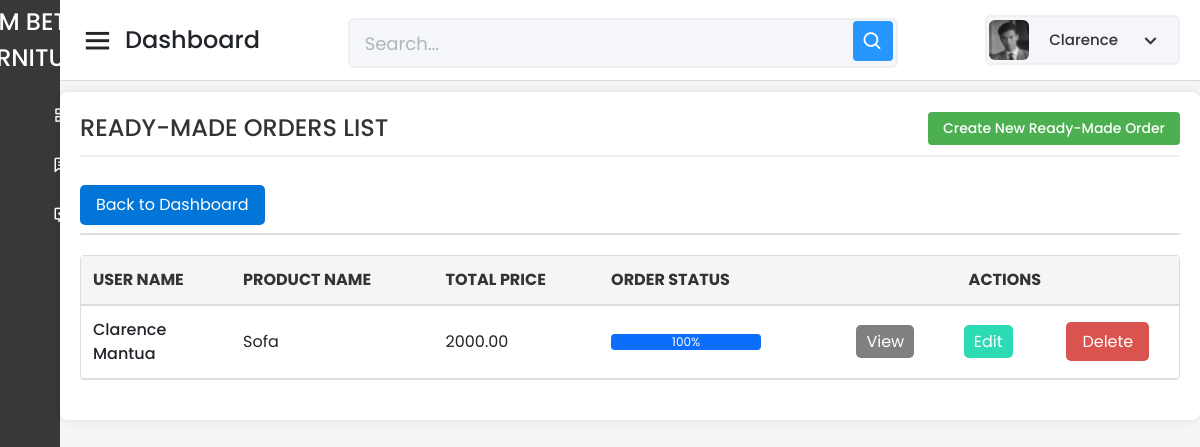
Before: /Capstone_Admin/readymade/read-all-readymade-form.php (signed in) with the older database file.
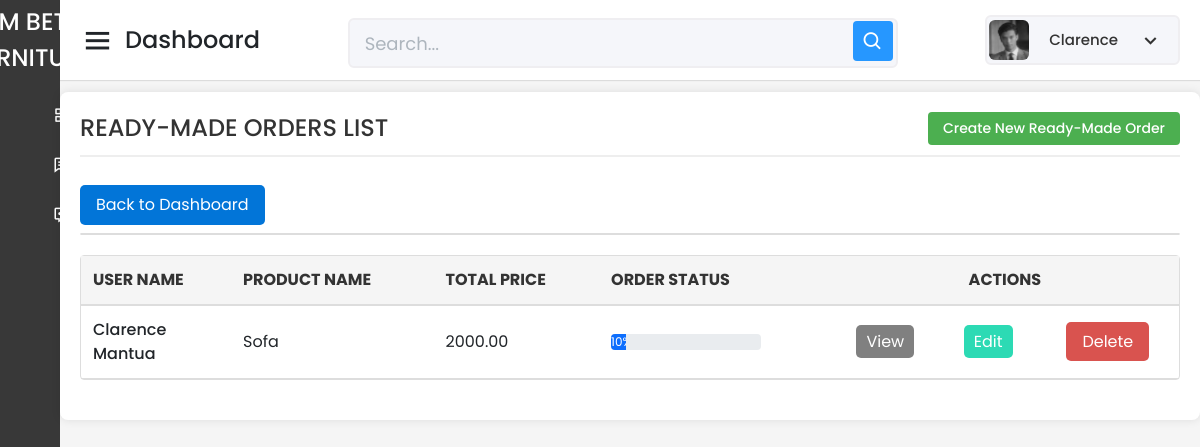
After: the same page with the newer database file.
### tables this page shows
CREATE TABLE `tbl_ready_made_orders` (
  `ReadyMadeOrder_ID` int(11) NOT NULL AUTO_INCREMENT,
  `Product_ID` int(11) NOT NULL,
  `User_ID` varchar(150) NOT NULL,
  `Quantity` int(11) NOT NULL,
  `Total_Price` decimal(10,2) NOT NULL,
  `Order_Status` int(3) NOT NULL DEFAULT 0,
  `Order_Date` timestamp NOT NULL DEFAULT current_timestamp(),
  `Product_Status` int(3) NOT NULL DEFAULT 0,
  `Progress_Pic_10` varchar(255) DEFAULT NULL,
  `Progress_Pic_20` varchar(255) DEFAULT NULL,
  `Progress_Pic_30` varchar(255) DEFAULT NULL,
  `Progress_Pic_40` varchar(255) DEFAULT NULL,
  `Progress_Pic_50` varchar(255) DEFAULT NULL,
  `Progress_Pic_60` varchar(255) DEFAULT NULL,
  `Progress_Pic_70` varchar(255) DEFAULT NULL,
  `Progress_Pic_80` varchar(255) DEFAULT NULL,
  `Progress_Pic_90` varchar(255) DEFAULT NULL,
  `Progress_Pic_100` varchar(255) DEFAULT NULL,
  `Stop_Reason` varchar(255) DEFAULT NULL,
  PRIMARY KEY (`ReadyMadeOrder_ID`),
  KEY `Product_ID` (`Product_ID`),
  KEY `User_ID` (`User_ID`),
  CONSTRAINT `tbl_ready_made_orders_ibfk_1` FOREIGN KEY (`Product_ID`) REFERENCES `tbl_prod_info` (`Product_ID`),
  CONSTRAINT `tbl_ready_made_orders_ibfk_2` FOREIGN KEY (`User_ID`) REFERENCES `tbl_user_info` (`User_ID`)
);

CREATE TABLE `tbl_prod_info` (
  `Product_ID` int(11) NOT NULL AUTO_INCREMENT,
  `Product_Name` varchar(255) NOT NULL,
  `Description` text DEFAULT NULL,
  `Category` varchar(100) DEFAULT NULL,
  `Sizes` varchar(100) DEFAULT NULL,
  `Color` varchar(50) DEFAULT NULL,
  `Stock` varchar(100) DEFAULT NULL,
  `Assembly_Required` varchar(255) DEFAULT NULL,
  `ImageURL` varchar(255) DEFAULT NULL,
  `Price` varchar(255) NOT NULL,
  `Sold` varchar(255) DEFAULT NULL,
  `DateAdded` timestamp NOT NULL DEFAULT current_timestamp(),
  `LastUpdate` timestamp NOT NULL DEFAULT current_timestamp() ON UPDATE current_timestamp(),
  `GLB_File_URL` varchar(255) DEFAULT NULL,
  `product_type` enum('readymade','custom') DEFAULT 'readymade',
  PRIMARY KEY (`Product_ID`)
);

### Capstone_Admin/readymade/read-all-readymade-form.php (the view, shortened to what the changed rows need)
<?php
include '../config/database.php';
$search = isset($_GET['search']) ? $_GET['search'] : '';
$query = "
    SELECT
        rmo.ReadyMadeOrder_ID,
        CONCAT(u.First_Name, ' ', u.Last_Name) AS User_Name,
        p.Product_Name,
        rmo.Quantity,
        rmo.Total_Price,
        rmo.Order_Status,
        rmo.Order_Date
    FROM tbl_ready_made_orders rmo
    JOIN tbl_user_info u ON rmo.User_ID = u.User_ID
    JOIN tbl_prod_info p ON rmo.Product_ID = p.Product_ID
    WHERE u.First_Name LIKE :search
    OR u.Last_Name LIKE :search
    OR p.Product_Name LIKE :search
    OR rmo.Order_Status LIKE :search
";
$stmt = $pdo->prepare($query);
$searchParam = '%' . $search . '%';
$stmt->bindParam(':search', $searchParam, PDO::PARAM_STR);
$stmt->execute();
$rows = $stmt->fetchAll(PDO::FETCH_ASSOC);
?>
<!DOCTYPE html>
<html lang="en" dir="ltr">
<head>
    <link href="../static/css/bootstrap.min.css" rel="stylesheet">
    <link href="../static/css-files/dashboard.css" rel="stylesheet">
    <link href="../static/css-files/button.css" rel="stylesheet">
    <link href="../static/css-files/admin_homev2.css" rel="stylesheet">
    <link href="https://unpkg.com/boxicons@2.0.7/css/boxicons.min.css" rel="stylesheet" />
</head>
<body>
    <section class="home-section">
<br><br><br>
<div class="container_boxes">
                <table>
    <table width="100%" border="1" cellspacing="5">
        <tr>
            <th>USER NAME</th>
            <th>PRODUCT NAME</th>
            <th>TOTAL PRICE</th>
            <th>ORDER STATUS</th>
            <th colspan="3" style="text-align: center;">ACTIONS</th>
        </tr>
        <?php
        foreach ($rows as $row) {
            $orderID = htmlspecialchars($row["ReadyMadeOrder_ID"]);
            $userName = htmlspecialchars($row["User_Name"]);
            $productName = htmlspecialchars($row["Product_Name"]);
            $totalPrice = number_format((float)$row["Total_Price"], 2, '.', '');
            $orderStatusValue = (int)$row["Order_Status"];
            $progressPercent = min(max($orderStatusValue, 0), 100);
            echo '
            <tr>
                <td>'.$userName.'</td>
                <td>'.$productName.'</td>
                <td>'.$totalPrice.'</td>
                <td>
                    <div class="progress" style="width: 150px;">
                        <div class="progress-bar bg-primary" role="progressbar" style="width: '.$progressPercent.'%;" aria-valuenow="'.$progressPercent.'" aria-valuemin="0" aria-valuemax="100">
                            '.$progressPercent.'%
                        </div>
                    </div>
                </td>
                <td style="text-align: center;"><a class="buttonView" href="read-one-readymade-form.php?id='.$orderID.'" target="_parent">View</a></td>
                <td style="text-align: center;"><a class="buttonEdit" href="update-readymade-form.php?id='.$orderID.'" target="_parent">Edit</a></td>
                <td style="text-align: center;"><a class="buttonDelete" href="delete-readymade-form.php?id='.$orderID.'" target="_parent">Delete</a></td>
            </tr>';
        }
        ?>
    </table>
</div>
</section>
</body>
</html>

Changed rows visible on the page:
changed tbl_ready_made_orders "Sofa": Order_Status "100" → "10"; no longer shows "%"
